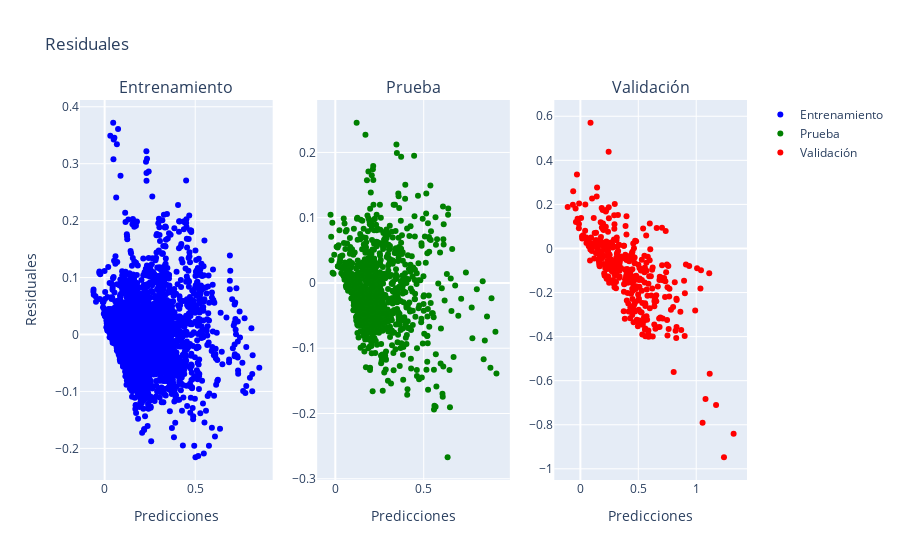

Source (notebook cell):
### Code cell
fig = make_subplots(rows=1, cols=3, subplot_titles=('Entrenamiento', 'Prueba', 'Validación'))

residuals_train = y_train - y_pred_train
residuals_test = y_test - y_pred_test
residuals_val = y_val - y_pred_val

fig.add_trace(go.Scatter(x=y_pred_train, y=residuals_train, mode='markers', name='Entrenamiento', marker=dict(color='blue')),
                  row=1, col=1)
fig.add_trace(go.Scatter(x=y_pred_test, y=residuals_test, mode='markers', name='Prueba', marker=dict(color='green')),
                  row=1, col=2)
fig.add_trace(go.Scatter(x=y_pred_val, y=residuals_val, mode='markers', name='Validación', marker=dict(color='red')),
                  row=1, col=3)

fig.update_layout(title='Residuales', xaxis_title='Predicciones', yaxis_title='Residuales')
fig.update_xaxes(title_text='Predicciones', row=1, col=1)
fig.update_yaxes(title_text='Residuales', row=1, col=1)
fig.update_xaxes(title_text='Predicciones', row=1, col=2)
fig.update_xaxes(title_text='Predicciones', row=1, col=3)

fig.show()

### Figure 1 — Plotly figure (JSON) as saved in the notebook; plotly's stock layout.template omitted (floating-point values rounded to 4 significant figures; data arrays with more than 128 entries replaced by an {"elided": "..."} marker saying what was removed)
{"data": [{"marker": {"color": "blue"}, "mode": "markers", "name": "Entrenamiento", "type": "scatter", "x": {"elided": "3601 float values"}, "xaxis": "x", "y": {"elided": "3601 float values"}, "yaxis": "y"}, {"marker": {"color": "green"}, "mode": "markers", "name": "Prueba", "type": "scatter", "x": {"elided": "901 float values"}, "xaxis": "x2", "y": {"elided": "901 float values"}, "yaxis": "y2"}, {"marker": {"color": "red"}, "mode": "markers", "name": "Validación", "type": "scatter", "x": {"elided": "376 float values"}, "xaxis": "x3", "y": {"elided": "376 float values"}, "yaxis": "y3"}], "layout": {"annotations": [{"font": {"size": 16}, "showarrow": false, "text": "Entrenamiento", "x": 0.1444, "xanchor": "center", "xref": "paper", "y": 1, "yanchor": "bottom", "yref": "paper"}, {"font": {"size": 16}, "showarrow": false, "text": "Prueba", "x": 0.5, "xanchor": "center", "xref": "paper", "y": 1, "yanchor": "bottom", "yref": "paper"}, {"font": {"size": 16}, "showarrow": false, "text": "Validación", "x": 0.8556, "xanchor": "center", "xref": "paper", "y": 1, "yanchor": "bottom", "yref": "paper"}], "title": {"text": "Residuales"}, "xaxis": {"anchor": "y", "domain": [0, 0.2889], "title": {"text": "Predicciones"}}, "xaxis2": {"anchor": "y2", "domain": [0.3556, 0.6444], "title": {"text": "Predicciones"}}, "xaxis3": {"anchor": "y3", "domain": [0.7111, 1], "title": {"text": "Predicciones"}}, "yaxis": {"anchor": "x", "domain": [0, 1], "title": {"text": "Residuales"}}, "yaxis2": {"anchor": "x2", "domain": [0, 1]}, "yaxis3": {"anchor": "x3", "domain": [0, 1]}}}
